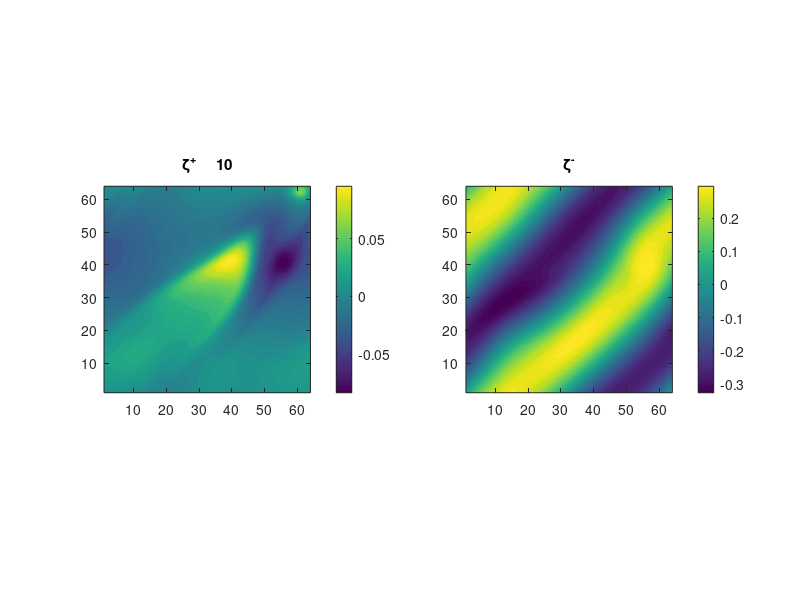
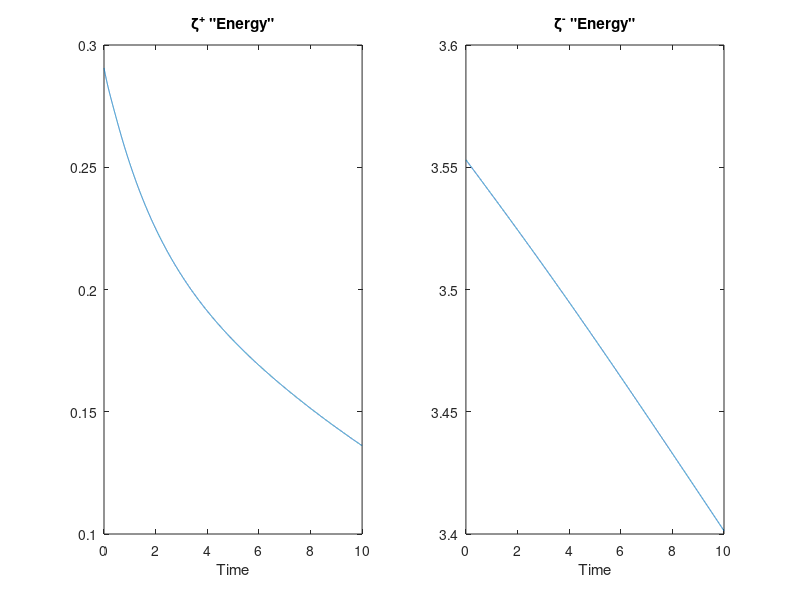

Write the MATLAB code that produced these figures, in order.
function RMHD_2D_Optimised

%%%%%%%%%%%%%%%%%%%%%%%%%%%%%%%%%%%%%
%%%                               %%%
%%%   Draft 2D RMHD Solver        %%%
%%%                               %%%
%%%   Uses Elsasser Formulation   %%%
%%%   for an Alfven Wave in a     %%%
%%%   2D LX x LY Torus            %%%
%%%                               %%%
%%%%%%%%%%%%%%%%%%%%%%%%%%%%%%%%%%%%%
clear all;

%% Parameters %%%%%%%%%%%%%%%%%%%%%%%%%%%%%%%%%%%%%%%%%%

nu = 1e-3;     % Viscosity

LX = 2*pi;     % Box-size (x-direction)
LY = 2*pi;     % Box-size (y-direction)

NX = 64;      % Resolution in x
NY = 64;      % Resolution in y
N = NX*NY;

dt = 1e-3;     % Time Step              !!! Think about CFL conditions !!!
TF = 10;       % Final Time
TSCREEN = 500; % Sreen Update Interval Count

time = [dt:dt:TF];
E_plus = zeros(1,length(time));
E_minus = zeros(1,length(time));

I=sqrt(-1);
dx = LX/NX;
dy = LY/NY;
dA = dx*dy;

grid_int = dA/N;    % Discrete integral normalisation factor
t=0.0;

%%%% Initialise wavevector grid %%%%

kx = (2*I*pi/LX)*[0:((NX/2)-1)  -(NX/2):-1];    % [0, 1, ..., NX/2-1, -NX/2, -NX/2+1, ..., -1]    % This is a formatting convention
ky = (2*I*pi/LY)*[0:((NY/2)-1)  -(NY/2):-1];
[KX, KY] = ndgrid(kx, ky);
dealias = abs(KX) < (1/3)*NX & abs(KY) < (1/3)*NY;            % Cutting of frequencies using the 2/3 rule   (2/3)*(N/2)

k2_perp = KX.^2 + KY.^2;      % Laplacian in Fourier space
k2_poisson = k2_perp;    
k2_poisson(1,1) = 1;          % Fixed Laplacian in Fourier space for Poisson's equation   % Because first entry of k2_perp is 0
exp_correct = exp(dt*nu*k2_perp);

%% Initial Condition %%%%%%%%%%%%%%%%%%%%%%%%%%%%%%%%%%
%%%% !!! Ensure Lap_z_plus and Lap_z_minus are in Fourier space !!! %%%%
[i,j]=ndgrid((1:NX)*dx,(1:NY)*dy);

%Lap_z_plus = k2_perp.*fft2(0.2*sin(2*pi*i/LX + 2*pi*j/LY));
Lap_z_plus = k2_perp.*fft2(0.2*(exp(-((i-(LX/2)).^2+(j-(LY/2)).^2)/(0.02))+exp(-((i-(LX/4)).^2+(j-(2*LY/8)).^2)/(0.8))-0.5*exp(-((i-(7*LX/8)).^2+(j-(5*LY/8)).^2)/(0.4))));% Change w to psi?
Lap_z_minus = k2_perp.*fft2(0.3*sin(2*pi*i/LX - 2*pi*j/LY));

%% Solver %%%%%%%%%%%%%%%%%%%%%%%%%%%%%%%%%%%%%%%%%%%%%
k=0;
n=1;
tic;
for i = [1:length(time)]
    k=k+1;

    z_plus = Lap_z_plus./k2_poisson;        
    z_minus = Lap_z_minus./k2_poisson;      

    % Computes Poisson Brackets (RHS of Schekochihin-09 Eq (21))
    % NL -> "Non-Linear"
    zp_x = real(ifft2(KX.*z_plus));
    zm_x = real(ifft2(KX.*z_minus));
    zp_y = real(ifft2(KY.*z_plus));
    zm_y = real(ifft2(KY.*z_minus));
    Lzp_x = real(ifft2(KX.*Lap_z_plus));
    Lzm_x = real(ifft2(KX.*Lap_z_minus));
    Lzp_y = real(ifft2(KY.*Lap_z_plus));
    Lzm_y = real(ifft2(KY.*Lap_z_minus));
    
    PB_zp_Lzm = fft2((zp_x.*Lzm_y) - (zp_y.*Lzm_x));
    PB_zm_Lzp = fft2((zm_x.*Lzp_y) - (zm_y.*Lzp_x));
    PB_zp_zm  = fft2((zp_x.*zm_y)  - (zp_y.*zm_x));
    
    
    NL_Sup = -(0.5).*(PB_zp_Lzm + PB_zm_Lzp).*dealias;
    NL_Lap = -(0.5).*k2_perp.*PB_zp_zm.*dealias;
    
    NL_plus = NL_Sup - NL_Lap;
    NL_minus = NL_Sup + NL_Lap;
       
    %%% Compute Solution at the next step %%%
    
    Lap_z_plus_NL = dt*NL_plus + Lap_z_plus;
    Lap_z_minus_NL = dt*NL_minus + Lap_z_minus;
    

    Lap_z_plus_new = Lap_z_plus_NL.*exp_correct;
    Lap_z_minus_new = Lap_z_minus_NL.*exp_correct;
    
    Lap_z_plus_new(1,1) = 0;
    Lap_z_minus_new(1,1) = 0;
    
    %%% Energy %%%
    
    E_plus_grid = (abs(Lap_z_plus_new).^2)./abs(k2_poisson);
    E_minus_grid = (abs(Lap_z_minus_new).^2)./abs(k2_poisson);
    
    E_plus(n) = sum(E_plus_grid(:))*(grid_int);
    E_minus(n) = sum(E_minus_grid(:))*(grid_int);   
    
    t=t+dt;
    
    %%% Plotting %%%
    
    if (k==TSCREEN)
        
        % Go back to real space for plotting
        zp = real(ifft2(Lap_z_plus_new./k2_poisson));
        zm = real(ifft2(Lap_z_minus_new./k2_poisson));
        
        figure(1)
        %%% Contour Plot of Zeta_Plus
        subplot(1,2,1)
        contourf(zp',50,'LineColor','none'); colorbar; shading flat;        %If matrix dimesions don't agree, likely exploded to matrix of NaNs
        % use imagesc (with transpose matrix) instead
        title(['\zeta^+     ' num2str(t)]);
        pbaspect([LX LY 1])
        
        %%% Contour Plot of Zeta_minus
        subplot(1,2,2)
        contourf(zm',50,'LineColor','none'); colorbar; shading flat;
        title('\zeta^-')
        pbaspect([LX LY 1])
        
        drawnow
        k=0;
    end
    
    Lap_z_plus = Lap_z_plus_new;
    Lap_z_minus = Lap_z_minus_new;
    n=n+1;
end
toc
%% Energy Plot %%%%%%%%%%%%%%%%%%%%%%%%%%%%%%%%%%%%%%%%%

figure(2)
subplot(1,2,1)
plot(time, E_plus)
title('\zeta^+ "Energy"')
xlabel('Time')
subplot(1,2,2)
plot(time, E_minus)
title('\zeta^- "Energy"')
xlabel('Time')